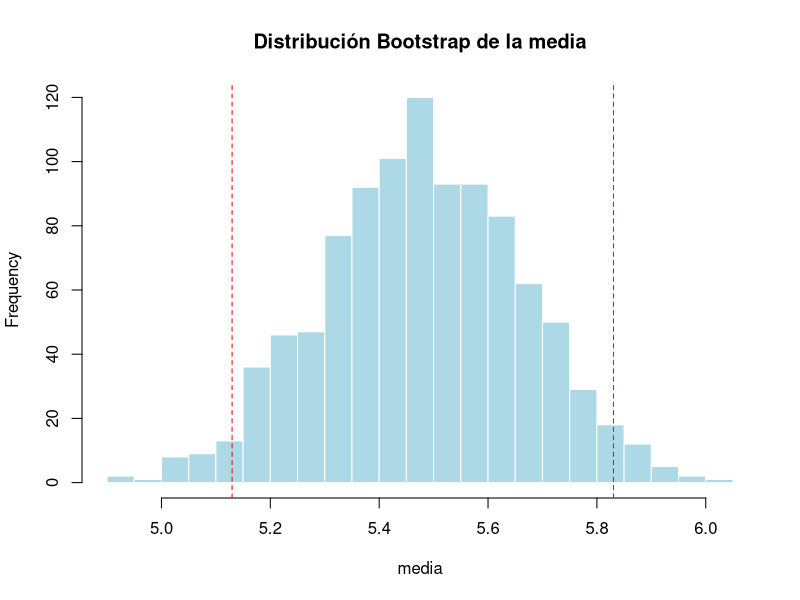

This figure's R source:
## SCRIPT REMUESTREO

# Muestra original obtenida de una población
datos <- c(5.2, 4.8, 6.1, 5.9, 4.5, 6.3, 5.7, 5.0, 6.0, 5.4)
# Numero de remuestreos
B <- 1000
# Guardamos las medias bootstrap en un vector
medias_bootstrap <- numeric(B)
medias_bootstrap
set.seed(123)

for (i in 1:B) {
  muestra_bootstrap <- sample(datos, size = length(datos), replace = TRUE)
  medias_bootstrap[i] <- mean(muestra_bootstrap)
}

# Muestra el vector conteniendo las 1000 medias remuestreadas
medias_bootstrap
mean(datos)

# Intervalo de confianza del 95%
ic_95 <- quantile(medias_bootstrap, probs = c(0.025, 0.975))
print(ic_95)

#histograma de las medias muestreadas
hist(medias_bootstrap, breaks=30, 
     main="Distribución Bootstrap de la media",
     xlab="media", col="lightblue", border="white")
abline(v=ic_95, col="red", lty=2)
